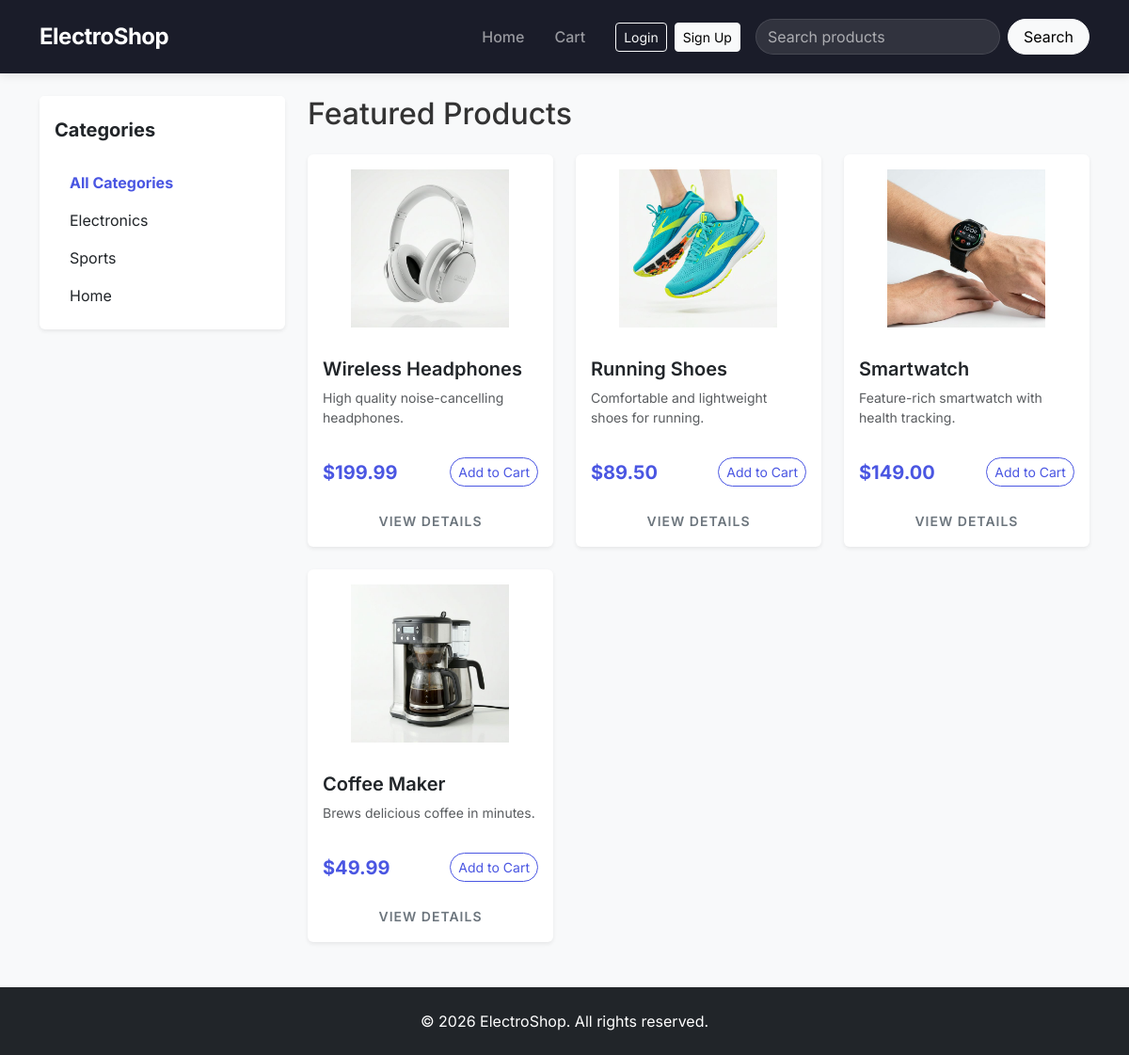
The page / on the database its author committed.
### models.py (models this page shows)
class Product(db.Model):
    id = db.Column(db.Integer, primary_key=True)
    name = db.Column(db.String(150), nullable=False)
    description = db.Column(db.Text, nullable=False)
    price = db.Column(db.Float, nullable=False)
    image = db.Column(db.String(150), nullable=True, default='default.jpg')
    category = db.Column(db.String(100), nullable=True)

### app.py (the view)
@app.route('/')
def index():
    query = request.args.get('query')
    category = request.args.get('category')
    if query:
        products = Product.query.filter(Product.name.ilike(f'%{query}%')).all()
    elif category:
        products = Product.query.filter_by(category=category).all()
    else:
        products = Product.query.all()
    categories = [cat[0] for cat in db.session.query(Product.category).distinct() if cat[0]]
    return render_template('index.html', products=products, categories=categories, current_category=category)

### templates/index.html
{% extends 'base.html' %}
{% block content %}
<div class="row">
    <div class="col-md-3 mb-4">
        <div class="card border-0 shadow-sm sticky-top" style="top: 80px;">
            <div class="card-header bg-white border-0 pt-4 pb-0">
                <h5 class="fw-bold">Categories</h5>
            </div>
            <div class="card-body">
                <ul class="list-group list-group-flush categories-list">
                    <a href="{{ url_for('index') }}" class="list-group-item list-group-item-action border-0 {% if not current_category %}fw-bold text-primary{% endif %}">All Categories</a>
                    {% for cat in categories %}
                    <a href="{{ url_for('index', category=cat) }}" class="list-group-item list-group-item-action border-0 {% if current_category == cat %}fw-bold text-primary{% endif %}">{{ cat }}</a>
                    {% endfor %}
                </ul>
            </div>
        </div>
    </div>
    <div class="col-md-9">
        <h2 class="mb-4">
            {% if current_category %}
                {{ current_category }} Products
            {% elif request.args.get('query') %}
                Search Results for "{{ request.args.get('query') }}"
            {% else %}
                Featured Products
            {% endif %}
        </h2>
        <div class="row row-cols-1 row-cols-md-2 row-cols-lg-3 g-4">
            {% for product in products %}
            <div class="col">
                <div class="card h-100 border-0 shadow-sm product-card">
                    <img src="{{ url_for('static', filename='images/' + product.image) }}" class="card-img-top p-3 product-image" alt="{{ product.name }}" onerror="this.src='https://via.placeholder.com/300?text=No+Image';">
                    <div class="card-body d-flex flex-column">
                        <h5 class="card-title fw-semibold">{{ product.name }}</h5>
                        <p class="card-text text-muted small flex-grow-1">{{ product.description|truncate(80) }}</p>
                        <div class="d-flex justify-content-between align-items-center mt-3">
                            <span class="fs-5 fw-bold text-primary">${{ "%.2f"|format(product.price) }}</span>
                            <form action="{{ url_for('add_to_cart', id=product.id) }}" method="POST">
                                <button type="submit" class="btn btn-outline-primary btn-sm rounded-pill btn-hover-grow">Add to Cart</button>
                            </form>
                        </div>
                    </div>
                    <div class="card-footer bg-transparent border-0 text-center pb-3">
                        <a href="{{ url_for('product_detail', id=product.id) }}" class="text-decoration-none text-secondary small text-uppercase fw-semibold view-details">View Details</a>
                    </div>
                </div>
            </div>
            {% else %}
            <div class="col-12 text-center py-5">
                <p class="lead text-muted">No products found.</p>
            </div>
            {% endfor %}
        </div>
    </div>
</div>
{% endblock %}

### templates/base.html (shortened to what this page needs)
<!DOCTYPE html>
<html lang="en">
<head>
    <link href="https://cdn.jsdelivr.net/npm/bootstrap@5.3.0/dist/css/bootstrap.min.css" rel="stylesheet">
    <link rel="stylesheet" href="{{ url_for('static', filename='css/style.css') }}">
</head>
<body>
<nav class="navbar navbar-expand-lg navbar-dark navbar-custom">
  <div class="container">
    <a class="navbar-brand fw-bold" href="{{ url_for('index') }}">ElectroShop</a>
    <div class="collapse navbar-collapse" id="navbarNav">
      <ul class="navbar-nav ms-auto align-items-center">
        <li class="nav-item">
          <a class="nav-link" href="{{ url_for('index') }}">Home</a>
        </li>
        <li class="nav-item">
          <a class="nav-link position-relative" href="{{ url_for('view_cart') }}">
            Cart
          </a>
        </li>
        {% if current_user.is_authenticated %}
            <li class="nav-item">
              <a class="nav-link" href="{{ url_for('orders') }}">Orders</a>
            </li>
            {% if current_user.is_admin %}
            <li class="nav-item">
              <a class="nav-link text-warning" href="{{ url_for('admin_products') }}">Admin</a>
            </li>
            {% endif %}
            <li class="nav-item ms-lg-3">
              <a class="btn btn-outline-light btn-sm" href="{{ url_for('logout') }}">Logout ({{ current_user.username }})</a>
            </li>
        {% else %}
            <li class="nav-item ms-lg-3">
              <a class="btn btn-outline-light btn-sm me-2" href="{{ url_for('login') }}">Login</a>
            </li>
            <li class="nav-item">
              <a class="btn btn-light btn-sm" href="{{ url_for('signup') }}">Sign Up</a>
            </li>
        {% endif %}
      </ul>
      <form class="d-flex ms-3" action="{{ url_for('index') }}" method="GET">
        <input class="form-control me-2 rounded-pill search-input" type="search" name="query" placeholder="Search products" aria-label="Search">
        <button class="btn btn-light rounded-pill px-3" type="submit">Search</button>
      </form>
    </div>
  </div>
</nav>
<div class="container main-content mt-4 mb-5">
    {% block content %}{% endblock %}
</div>
<footer class="footer bg-dark text-white text-center py-4 mt-auto">
  <div class="container">
    <p class="mb-0">&copy; 2026 ElectroShop. All rights reserved.</p>
  </div>
</footer>
</body>
</html>

### static/css/style.css (style rules this page uses)
body { font-family: 'Inter', sans-serif; background-color: #f8f9fa; color: #333; display: flex; flex-direction: column; min-height: 100vh; }
.text-primary { color: #4A56E2 !important; }
.btn-outline-primary { color: #4A56E2; border-color: #4A56E2; }
.navbar-custom { background-color: #1A1C29 !important; box-shadow: 0 2px 10px rgba(0,0,0,0.1); padding-top: 1rem; padding-bottom: 1rem; }
.navbar-brand { font-size: 1.5rem; letter-spacing: -0.5px; }
.nav-link { font-weight: 500; transition: color 0.3s ease; padding: 0.5rem 1rem !important; }
.search-input { min-width: 250px; background-color: rgba(255,255,255,0.1); border: 1px solid rgba(255,255,255,0.2) !important; color: white; }
.search-input::placeholder { color: rgba(255,255,255,0.6); }
.product-card { transition: transform 0.3s ease, box-shadow 0.3s ease; overflow: hidden; }
.product-image { height: 200px; object-fit: contain; mix-blend-mode: multiply; transition: transform 0.5s ease; }
.btn { transition: all 0.3s ease; }
.view-details { letter-spacing: 1px; transition: color 0.2s; }
.categories-list .list-group-item { transition: background-color 0.2s, padding-left 0.2s; }
.sticky-top { z-index: 1020; }

### rows shown on the page
Product: image (picture), name "Wireless Headphones", description "High quality noise-cancelling headphones.", price "199.99"
Product: image (picture), name "Running Shoes", description "Comfortable and lightweight shoes for running.", price "89.50"
Product: image (picture), name "Smartwatch", description "Feature-rich smartwatch with health tracking.", price "149.00"
Product: image (picture), name "Coffee Maker", description "Brews delicious coffee in minutes.", price "49.99"

### other values the page prints
{{ cat }} "Electronics" "Sports" "Home"
